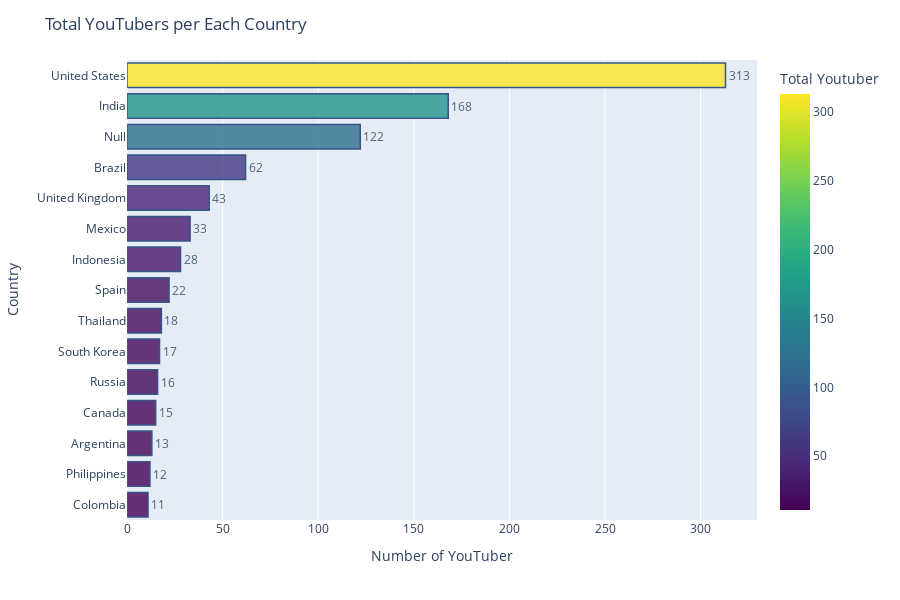

This figure's notebook cell:
### Markdown cell above
Berdasarkan data di atas terlihat bahwa Channel yang paling banyak menarik perhatian penonton adalah Entertainment dimana Channel ini memiliki Subscriber yang paling banyak dibandingkan channel lainnya, yaitu sekitar 6.9 Milyar Subscribers

### Code cell
# membuat data jumlah youtuber untuk tiap country
# Mengelompokkan data berdasarkan country dan menghitung jumlah youtuber
total_youtuber_country = df2.groupby("Country")["Youtuber"].count().reset_index()
# Mengubah nama kolom
total_youtuber_country.columns = ["Country", "Total Youtuber"]
# Mengurutkan dataframe berdasarkan Total Youtuber dari yang terbanyak ke yang paling sedikit secara langsung
total_youtuber_country.sort_values("Total Youtuber", ascending=False, inplace=True)

top_youtuber_country = total_youtuber_country.nlargest(15,'Total Youtuber')

# Menambahkan parameter category_orders untuk menentukan urutan kategori di sumbu x
fig4 = px.bar(top_youtuber_country, x = "Total Youtuber", y = "Country",
            orientation = 'h', text = "Total Youtuber", color = "Total Youtuber",
            color_continuous_scale = "Viridis", category_orders={"Country": top_youtuber_country["Country"].tolist()})

fig4.update_traces(marker_line_color = 'rgb(8,48,107)', marker_line_width = 1.5,
                    opacity = 0.8, textposition='outside')

fig4.update_layout(title_text = 'Total YouTubers per Each Country',
                    xaxis_title = 'Number of YouTuber',
                    yaxis_title = 'Country',
                    height = 600)

fig4.show()

### Figure 1 — Plotly figure (JSON) as saved in the notebook; plotly's stock layout.template omitted (floating-point values rounded to 4 significant figures)
{"data": [{"alignmentgroup": "True", "hovertemplate": "Total Youtuber=%{marker.color}<br>Country=%{y}<extra></extra>", "legendgroup": "", "marker": {"color": [313, 168, 122, 62, 43, 33, 28, 22, 18, 17, 16, 15, 13, 12, 11], "coloraxis": "coloraxis", "line": {"color": "rgb(8,48,107)", "width": 1.5}, "pattern": {"shape": ""}}, "name": "", "offsetgroup": "", "opacity": 0.8, "orientation": "h", "showlegend": false, "text": [313, 168, 122, 62, 43, 33, 28, 22, 18, 17, 16, 15, 13, 12, 11], "textposition": "outside", "type": "bar", "x": [313, 168, 122, 62, 43, 33, 28, 22, 18, 17, 16, 15, 13, 12, 11], "xaxis": "x", "y": ["United States", "India", "Null", "Brazil", "United Kingdom", "Mexico", "Indonesia", "Spain", "Thailand", "South Korea", "Russia", "Canada", "Argentina", "Philippines", "Colombia"], "yaxis": "y"}], "layout": {"barmode": "relative", "coloraxis": {"colorbar": {"title": {"text": "Total Youtuber"}}, "colorscale": [[0, "#440154"], [0.1111, "#482878"], [0.2222, "#3e4989"], [0.3333, "#31688e"], [0.4444, "#26828e"], [0.5556, "#1f9e89"], [0.6667, "#35b779"], [0.7778, "#6ece58"], [0.8889, "#b5de2b"], [1, "#fde725"]]}, "height": 600, "legend": {"tracegroupgap": 0}, "margin": {"t": 60}, "title": {"text": "Total YouTubers per Each Country"}, "xaxis": {"anchor": "y", "domain": [0, 1], "title": {"text": "Number of YouTuber"}}, "yaxis": {"anchor": "x", "categoryarray": ["Colombia", "Philippines", "Argentina", "Canada", "Russia", "South Korea", "Thailand", "Spain", "Indonesia", "Mexico", "United Kingdom", "Brazil", "Null", "India", "United States"], "categoryorder": "array", "domain": [0, 1], "title": {"text": "Country"}}}}
